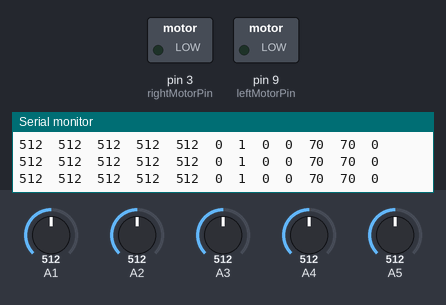
Simulated run of this sketch. Board: Arduino Uno, built with avr-gcc and run on an emulated ATmega328P. Parts: switched loads named in the sketch (green lamp = pin HIGH), the last lines printed to the serial monitor. Inputs (shaded band) come from the test bench; at power-on: A1 = 512, A4 = 512, A2 = 512, A3 = 512, A5 = 512.

Above: at 1.2 s.
1.3 s: A1 set to 343
4.3 s: A1 set to 307
At 5.4 s:
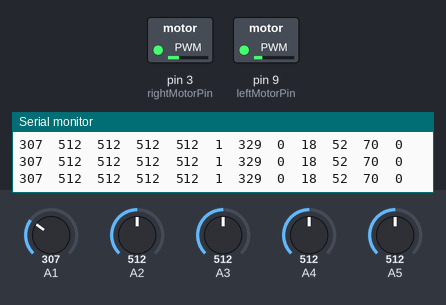
5.8 s: A4 set to 430
At 6.3 s:
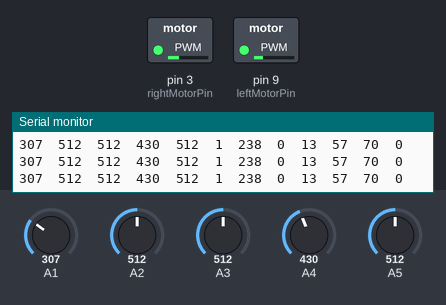
7.3 s: A4 set to 413
At 8.4 s:
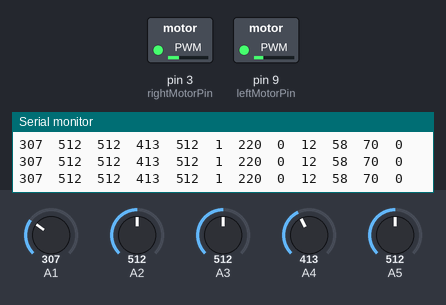
10.3 s: A2 set to 540
At 11.5 s:
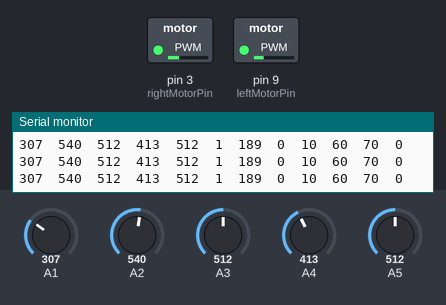
11.8 s: A2 set to 561
At 12.7 s:
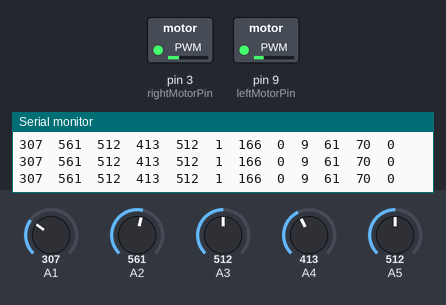
Timing chart, 0 to 14.8 s (numbered marks = the images above; inputs shaded):
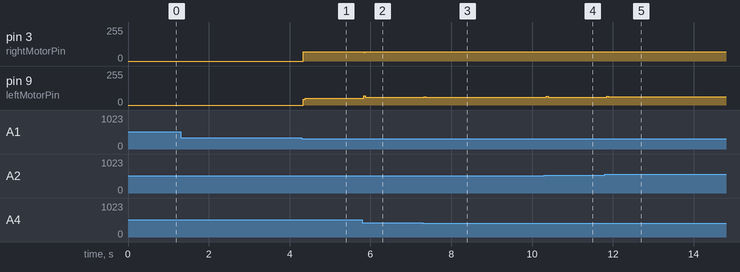

Measured:
- the behaviour switches between 325 and 324 on A1 (found by bisection; images 0 and 1)
- after the input at 4.3 s, pin 3 (rightMotorPin): 0/255 → 70/255 at once; pin 9 (leftMotorPin): 0/255 → 52/255 at once
- after the input at 5.8 s, pin 3 (rightMotorPin): 70/255 → 67/255 at once, → 70/255 0.04 s later; pin 9 (leftMotorPin): 52/255 → 57/255 at once
- after the input at 7.3 s, pin 9 (leftMotorPin): 57/255 → 58/255 at once
- after the input at 10.3 s, pin 9 (leftMotorPin): 58/255 → 60/255 after 0.05 s
- after the input at 11.8 s, pin 9 (leftMotorPin): 60/255 → 61/255 after 0.05 s

The sketch:

another_idea.ino
```cpp
const int leftMotorPin = 9;
const int rightMotorPin = 3;
static bool update = false;
int power_difference = 0;
static int lastDir = 0;

// Array to store five sensor values
int sensors[5];

int last_proportional = 0;
int integral = 0;

void setup() {
  pinMode(leftMotorPin, OUTPUT);
  pinMode(rightMotorPin, OUTPUT);
  Serial.begin(9600);
}

void loop() {
  readSensors(); // Reads sensor values into sensors array
  int error = calculateError(); // Calculates proportional error
  PID(error); // Implements PID control
  delay(2); // Short delay to avoid sensor reading saturation
}

void readSensors() {
  sensors[0] = constrain(analogRead(A1), 0, 600);
  sensors[1] = constrain(analogRead(A2), 0, 600);
  sensors[2] = constrain(analogRead(A3), 0, 600);
  sensors[3] = constrain(analogRead(A4), 0, 600);
  sensors[4] = constrain(analogRead(A5), 0, 600);
  for (int i=0; i < 5; i++) {
    Serial.print(sensors[i]);
    Serial.print("\t");

    if (sensors[i] < 325) {
      update = true;
    }
  }
  if (sensors[2] < 300) {
    lastDir = 0;
  }
   else if (sensors[4] < 300) {
    lastDir = 1;
  } else if (sensors[0] < 300) {
    lastDir = -1;
  }
  // } else if (sensors[3] < 300) {
  //   lastDir = 0;
  // } else if (sensors[1] < 300) {
  //   lastDir = 0;
  // }
}

int calculateError() {
  float weights[5] = {-1.6, -1.1, 0, 1.1, 1.6};
  int error = 0;

  for (int i = 0; i < 5; i++) {
    error += weights[i] * sensors[i];
  }

  return error;
}

void PID(int error) {
  float Kp = 0.055;
  float Kd = 0.18;
  Serial.print(update);
  Serial.print("\t");
  int derivative = error - last_proportional;
  if (update){
    power_difference = Kp*error + Kd*derivative;
  }


  int leftSpeed = constrain(70 - power_difference, 0, 70);
  int rightSpeed = constrain(70 + power_difference, 0, 70);


  if(update) {
    analogWrite(leftMotorPin, leftSpeed);
    analogWrite(rightMotorPin, rightSpeed);
    update = false;
  } else {
    if (lastDir == 1) {
      analogWrite(leftMotorPin, 38);
      analogWrite(rightMotorPin, 10);
    } else if (lastDir == -1) {
      analogWrite(leftMotorPin, 10);
      analogWrite(rightMotorPin, 38);
    }
  }


  // } else if (lastDir == 1) {
  //   analogWrite(leftMotorPin, 65);
  //   analogWrite(rightMotorPin, 10);
  // } else if (lastDir == -1) {
  //   analogWrite(leftMotorPin, 10);
  //   analogWrite(rightMotorPin, 65);
  // }


  Serial.print(error);
  Serial.print("\t");

  Serial.print(derivative);
  Serial.print("\t");
  Serial.print(power_difference);
  Serial.print("\t");
  Serial.print(leftSpeed);
  Serial.print("\t");
  Serial.print(rightSpeed);
  Serial.print("\t");
  Serial.print(lastDir);
  Serial.print("\t");

  //Serial.print("HI");
  Serial.println();


  last_proportional = error;
}
```
